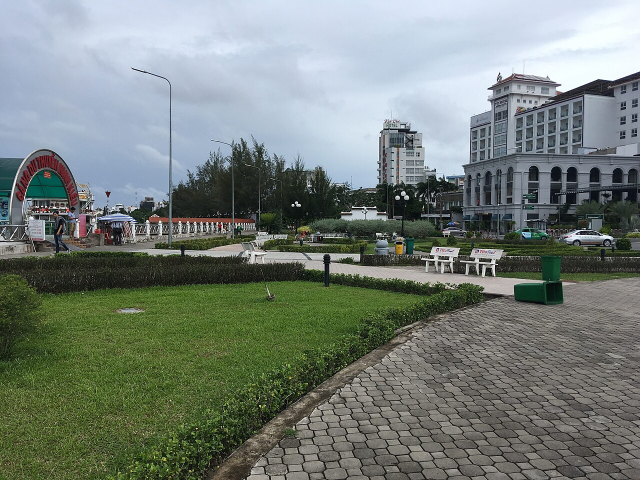
#> input picture Tools/photos/p25_candidate_1.jpg, 1280 x 960 px (shown at 1/2 size)
$ python -i gen_food.py   (imports and definitions only)
#> lines starting #> are read from the running program, lines starting #| are printed output that depends on the picture; after the words box and inside, x2 and y2 are one past the last pixel; in counts of white or black regions, pixels touching at a corner belong together
#> further down, picture is the input picture: PIL image 1280x960 RGB; mean R, G, B 118.4, 127.6, 121.2
"""Deterministic, hand-inked food icons. Run with Python + Pillow + numpy.

Only writes Tools/redraw/Food/*.png and Tools/redraw/food_preview.png.
Geometry is authored in 256px coordinates, inked at 4x, then reduced in
premultiplied alpha. A nearest-edge RGB bleed protects transparent texels.
"""
from pathlib import Path
import math
import numpy as np
from PIL import Image, ImageDraw, ImageFont

S = 4
INK = '#4A2F26'
CREAM = '#FFF4E1'
TEAL = '#7ED6C6'
GOLD = '#FFD66B'
RED = '#E65A4F'
GREEN = '#A6D365'
WHITE = '#FFFCF3'
OUT = Path(__file__).resolve().parent / 'redraw'


class Art:
    def __init__(self):
        self.im = Image.new('RGBA', (256*S, 256*S))
        self.d = ImageDraw.Draw(self.im)

    def ellipse(self, box, fill, stroke=INK, w=6.5):
        self.d.ellipse(tuple(round(v*S) for v in box), fill=fill,
                       outline=stroke, width=round(w*S) if stroke else 1)

    # [336 lines left out: functions rr, line, path, shine, bear, flower and 11 more, not called in this run]


ITEMS = [
    ('banh_mi','Baguette'), ('cha_lua','Cha lua'), ('com','Rice'),
    ('kimchi','Kimchi'), ('ca_phe','Iced coffee'), ('sua_dac','Condensed milk'),
    ('mut_yuja','Yuja jam'), ('nuoc_nong','Hot water'), ('gao_nep','Sticky rice'),
    ('dau_xanh','Mung beans'), ('bot_banh_ca','Fish waffle mix'),
    ('dau_do','Red bean paste'), ('trung','Eggs'), ('banh_gao','Rice cakes'),
    ('sot_tteok','Tteok sauce'), ('d_banh_mi_cha','Cha lua banh mi'),
    ('d_com_kimchi','Kimchi fried rice'), ('d_ca_phe_sua','Milk coffee'),
    ('d_tra_yuja','Yuja tea'), ('d_xoi_dau_xanh','Mung sticky rice'),
    ('d_bungeoppang','Bungeoppang'), ('d_banh_mi_trung','Egg banh mi'),
    ('d_tteokbokki','Tteokbokki'),
]


def finish(im):
    # Fit every subject into the same 240px safe box, including steam/straw.
    box=im.getbbox()
#> box = (0, 0, 1280, 960)
    if box is None: raise ValueError('Empty icon')
    crop=im.crop(box)
    factor=min(240*S/crop.width,240*S/crop.height)
#> factor = 0.75
    size=(round(crop.width*factor),round(crop.height*factor))
#> size = (960, 720)
    crop=crop.convert('RGBa').resize(size,Image.Resampling.LANCZOS)
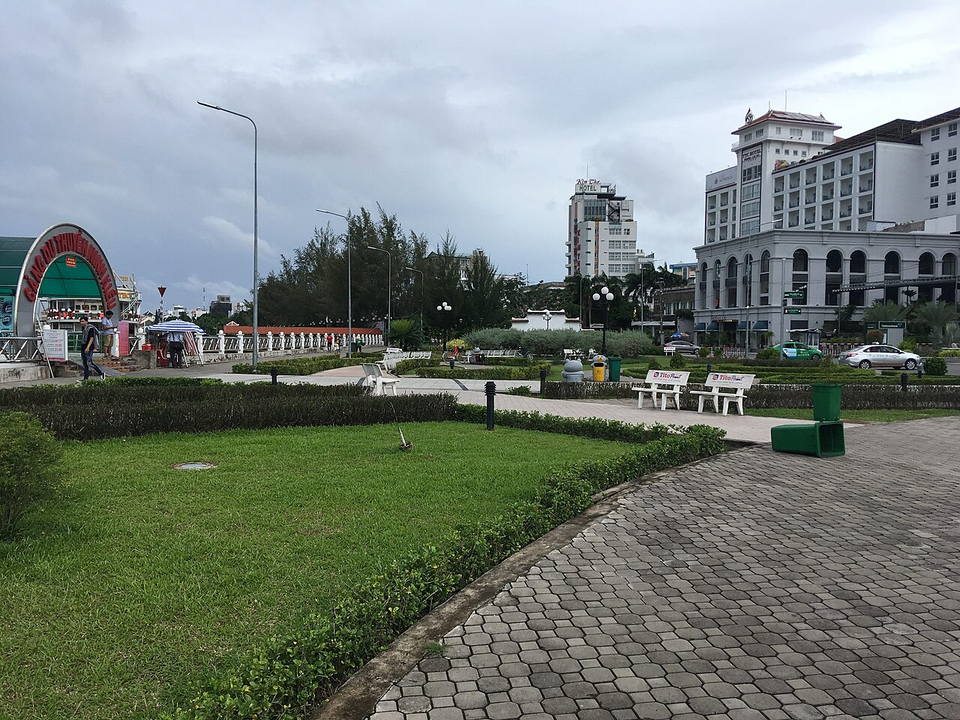
#> crop: PIL image 960x720 RGBa; mean R, G, B, A 118.4, 127.6, 121.2, 255
    canvas=Image.new('RGBa',(256*S,256*S))
#> canvas: PIL image 1024x1024 RGBa; every value is 0
    canvas.paste(crop,((256*S-size[0])//2,(256*S-size[1])//2))
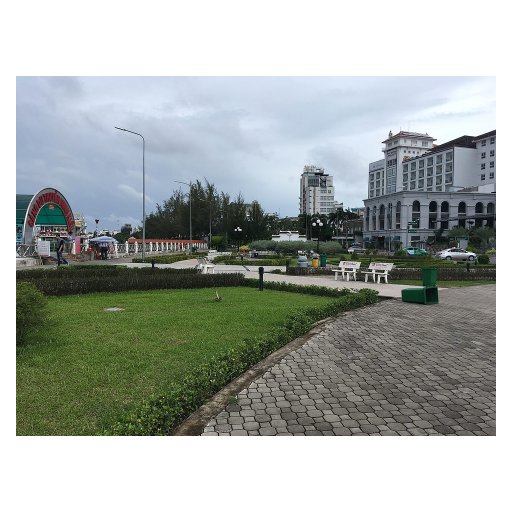
#> canvas: PIL image 1024x1024 RGBa (shown at 1/2 size); mean R, G, B, A 78.1, 84.1, 79.9, 168.1; transparent parts drawn white
    im=canvas.resize((256,256),Image.Resampling.LANCZOS).convert('RGBA')
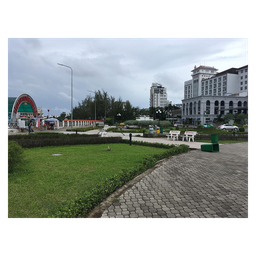
#> im: PIL image 256x256 RGBA; mean R, G, B, A 81.6, 87.7, 83.4, 168.1; transparent parts drawn white
    # Extend nearest visible RGB through fully transparent pixels. This avoids
    # black/white fringes in straight-alpha texture tools without changing alpha.
    data=np.array(im)
    known=data[:,:,3]>0
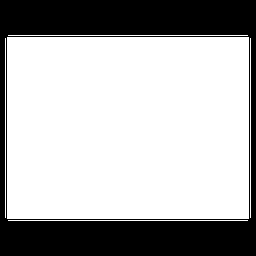
#> known: shape (256, 256) bool; 68.5% white; 1 black region, box (x1, y1, x2, y2) and area: (0, 0, 256, 256) 20652
    for _ in range(256):
        if known.all(): break
        prev=known.copy()
        for dy,dx in ((-1,0),(1,0),(0,-1),(0,1)):
            src=np.roll(prev,(dy,dx),(0,1))
            if dy==-1: src[-1,:]=False
            if dy==1: src[0,:]=False
            if dx==-1: src[:,-1]=False
            if dx==1: src[:,0]=False
            take=(~known)&src
            shifted=np.roll(data[:,:,:3],(dy,dx),(0,1))
            data[take,:3]=shifted[take]
            known[take]=True
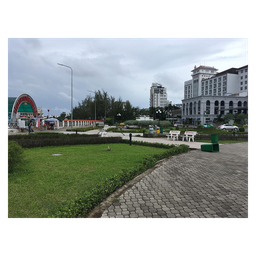
#> data: shape (256, 256, 4); 19.31% of pixels changed, all inside (x1, y1, x2, y2) = (0, 0, 256, 256); transparent parts drawn white
#> known: shape (256, 256) bool; every value is 1
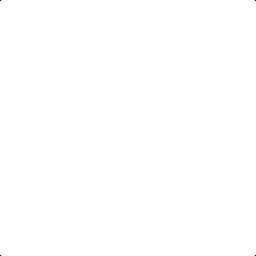
#> prev: shape (256, 256) bool; 100% white; black in thin lines or dots
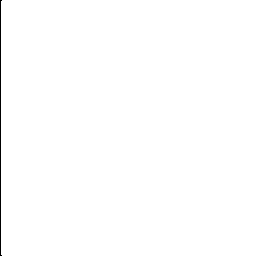
#> src: shape (256, 256) bool; 99.6% white; black in thin lines or dots, all inside (x1, y1, x2, y2) = (0, 0, 2, 256)
    result=Image.fromarray(data)
    assert result.mode=='RGBA' and result.size==(256,256)
    return result


# [17 lines left out: function main, not called in this run]


# [2 lines not run here, left out]

>>> from PIL import Image
>>> picture = Image.open('photos/p25_candidate_1.jpg')
>>> result = finish(picture)

$ run again, on Tools/photos/p25_candidate_10.jpg
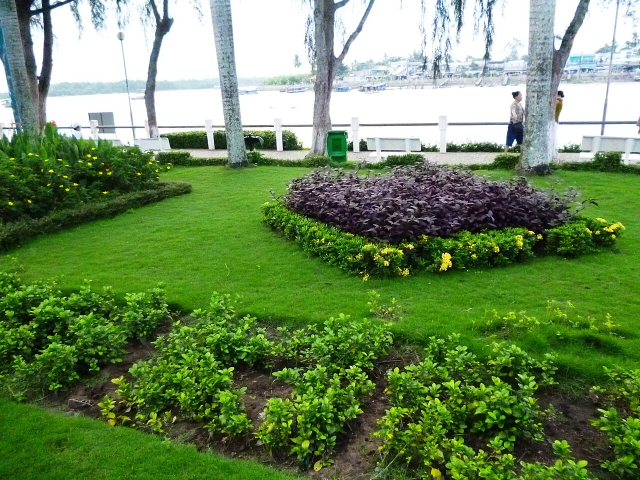
#> input picture Tools/photos/p25_candidate_10.jpg, 1280 x 960 px (shown at 1/2 size)
#> picture is the input picture: PIL image 1280x960 RGB; mean R, G, B 108.5, 136.8, 88.6
#> box = (0, 0, 1280, 960)
#> in finish, `canvas.paste(crop,((256*S-size[0])//2,(256*S-size[1])//2))`:
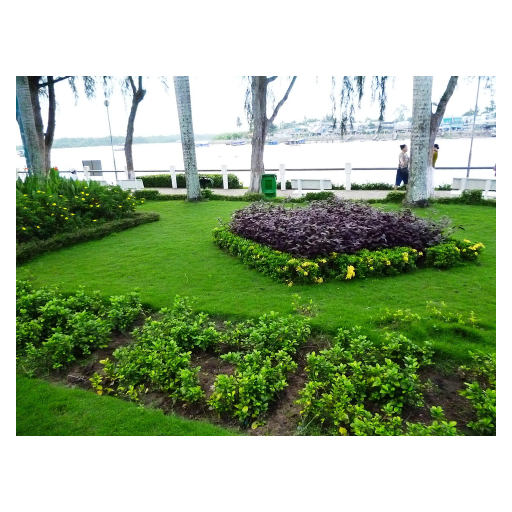
#> canvas: PIL image 1024x1024 RGBa (shown at 1/2 size); mean R, G, B, A 71.5, 90.1, 58.4, 168.1; transparent parts drawn white
#> after the loop in finish, `for _ in range(256):`:
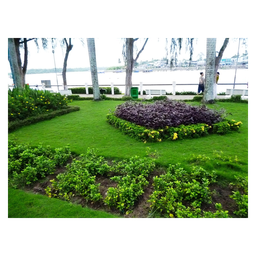
#> data: shape (256, 256, 4); mean R, G, B, A 107.1, 138, 94.3, 168.1; transparent parts drawn white

$ run again, on Tools/photos/p25_candidate_2.jpg
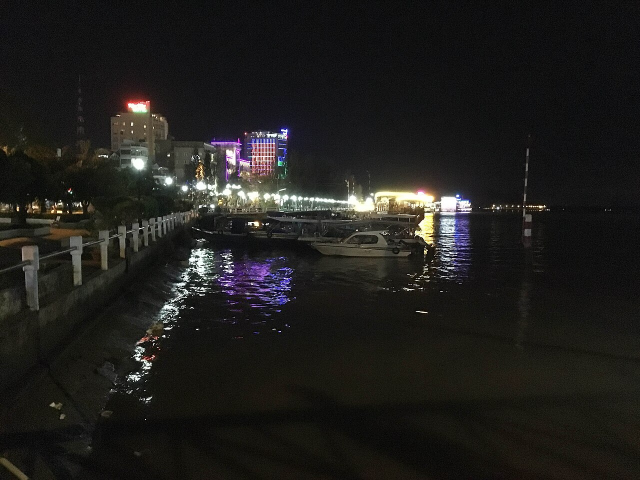
#> input picture Tools/photos/p25_candidate_2.jpg, 1280 x 960 px (shown at 1/2 size)
#> picture is the input picture: PIL image 1280x960 RGB; mean R, G, B 32, 31, 28.5
#> box = (0, 0, 1280, 960)
#> in finish, `canvas.paste(crop,((256*S-size[0])//2,(256*S-size[1])//2))`:
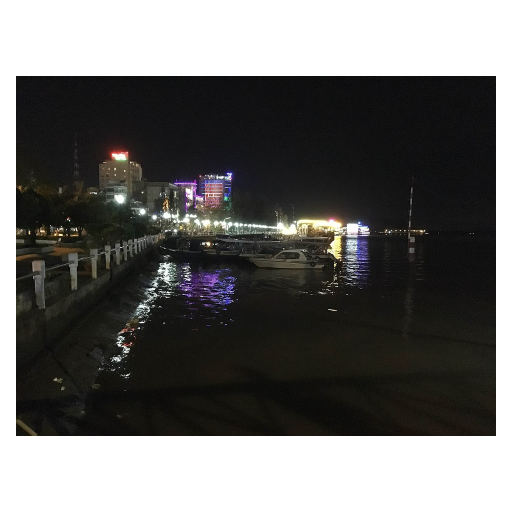
#> canvas: PIL image 1024x1024 RGBa (shown at 1/2 size); mean R, G, B, A 21.1, 20.4, 18.8, 168.1; transparent parts drawn white
#> in finish, `im=canvas.resize((256,256),Image.Resampling.LANCZOS).convert('RGBA')`:
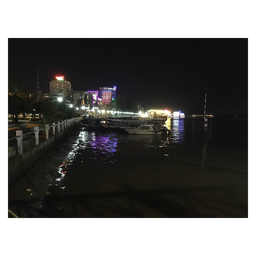
#> im: PIL image 256x256 RGBA; mean R, G, B, A 21.3, 20.7, 19, 168.1; transparent parts drawn white

$ run again, on Tools/photos/p25_candidate_3.jpg
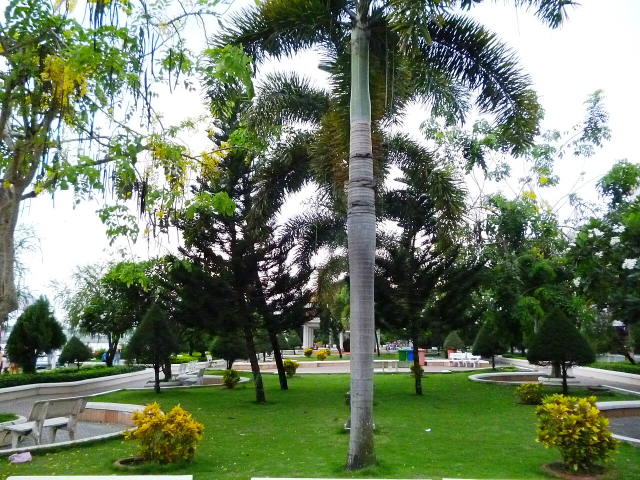
#> input picture Tools/photos/p25_candidate_3.jpg, 1280 x 960 px (shown at 1/2 size)
#> picture is the input picture: PIL image 1280x960 RGB; mean R, G, B 113.8, 127.7, 103.8
#> box = (0, 0, 1280, 960)
#> in finish, `im=canvas.resize((256,256),Image.Resampling.LANCZOS).convert('RGBA')`:
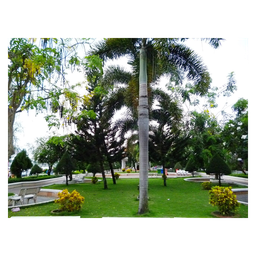
#> im: PIL image 256x256 RGBA; mean R, G, B, A 78.7, 88.1, 71.8, 168.1; transparent parts drawn white
